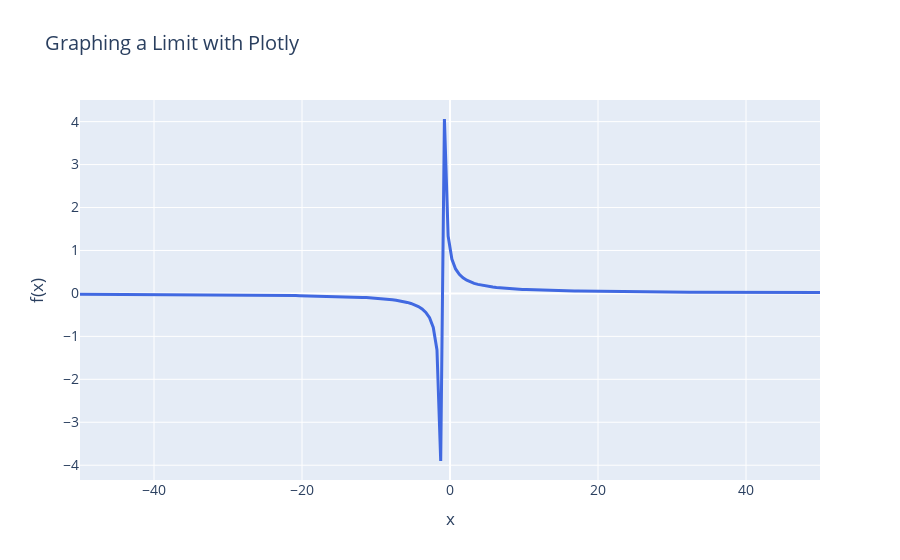

Notebook cell for this chart:
### Code cell
graph_function(
    x_values,
    y_values,
    # discontinuity_points=[2],
    # discontinuity_values=[4],
    # discontinuity_name="Undefined point at x=2",
    # limit_x=2,
    # limit_y=4,
    # function_label=r'$f(x) = \frac{x^2-4}{x-2}$',
    title='Graphing a Limit with Plotly',
    xaxis_title='x',
    yaxis_title='f(x)',
    show_limit_lines=True,
    # xaxis_range=[0, 4]
)

### Figure 1 — Plotly figure (JSON) as saved in the notebook; plotly's stock layout.template omitted (floating-point values rounded to 4 significant figures; data arrays with more than 128 entries replaced by an {"elided": "..."} marker saying what was removed)
{"data": [{"line": {"color": "royalblue", "width": 3}, "mode": "lines", "name": "Function", "type": "scatter", "x": {"elided": "200 float values"}, "y": {"elided": "200 float values"}}], "layout": {"font": {"size": 14}, "legend": {"x": 0.02, "y": 0.98}, "title": {"text": "Graphing a Limit with Plotly"}, "xaxis": {"title": {"text": "x"}}, "yaxis": {"title": {"text": "f(x)"}}}}
